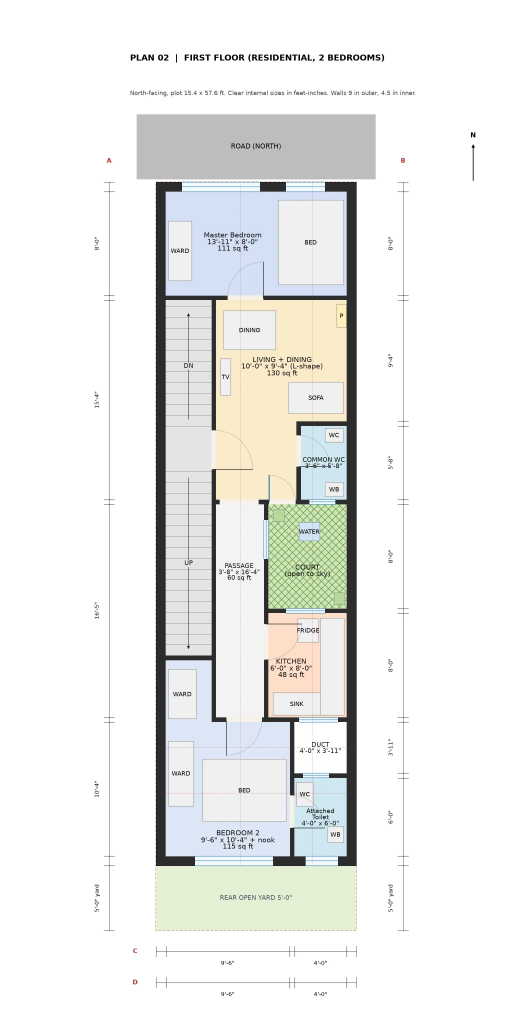
#> input picture docs/designs/plan-02-first.webp, 1536 x 3104 px (shown at 1/3 size); its folder holds 4 pictures in this run
$ python mkthumbs.py
#> lines starting #> are read from the running program, lines starting #| are printed output that depends on the picture
import glob, os
from PIL import Image
for p in sorted(glob.glob("docs/designs/plan-*-first.webp") + glob.glob("docs/designs/plan-*-ground.webp")):
    im = Image.open(p)
#> im is the input picture: PIL image 1536x3104 RGB; mean R, G, B 236.9, 237.7, 235.8
    w = 520
    im.resize((w, int(w * im.height / im.width))).save(p.replace(".webp", "-thumb.webp"), quality=72, method=6)
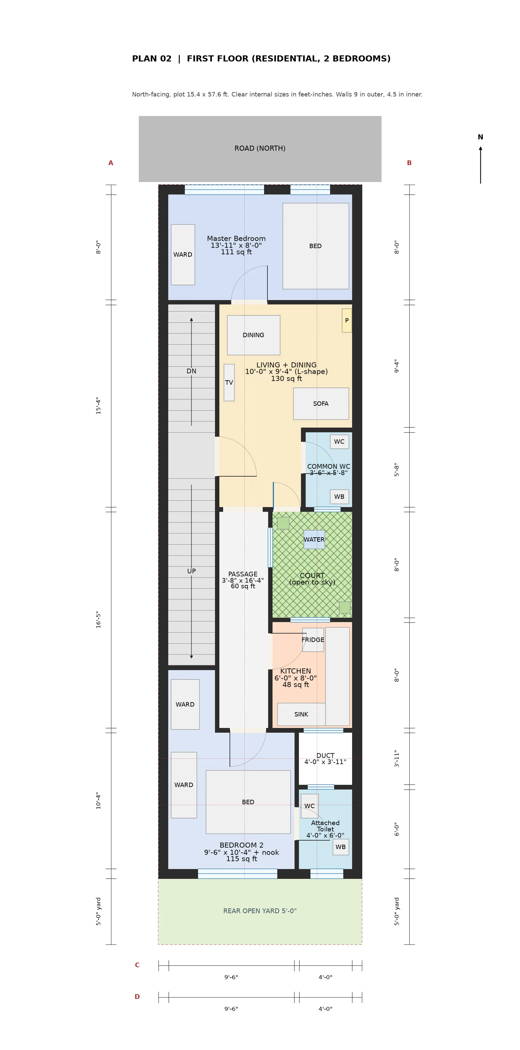
#> saved as plan-02-first-thumb.webp: PIL image 520x1050 RGB; mean R, G, B 236.8, 237.6, 235.8
#> pass 2 of the loop `for p in sorted(glob.glob("docs/designs/plan-*-first.webp") + glob.glo..`:
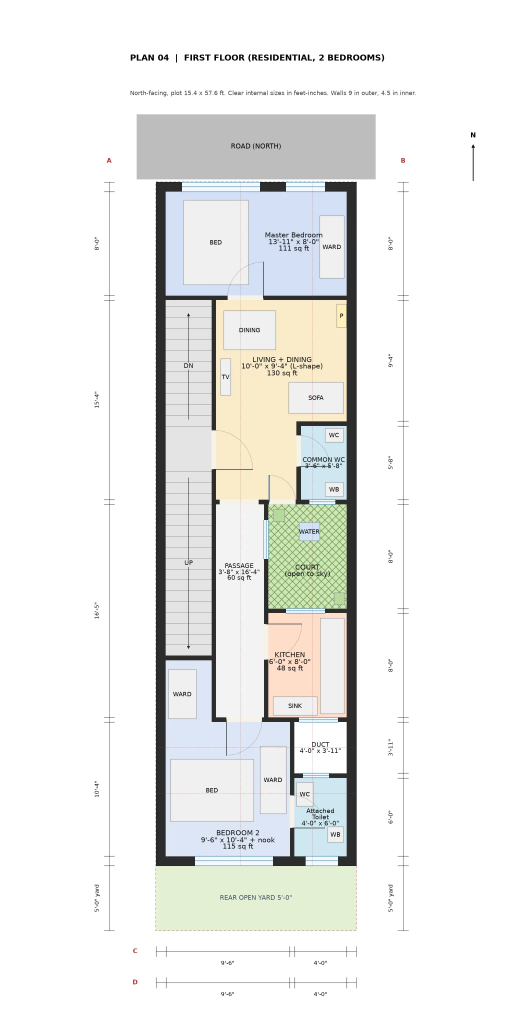
#> input picture docs/designs/plan-04-first.webp, 1536 x 3104 px (shown at 1/3 size)
#> im is the input picture: PIL image 1536x3104 RGB; mean R, G, B 237, 237.7, 235.8
#> `im.resize((w, int(w * im.height / im.width))).save(p.replace(".webp", ..`:
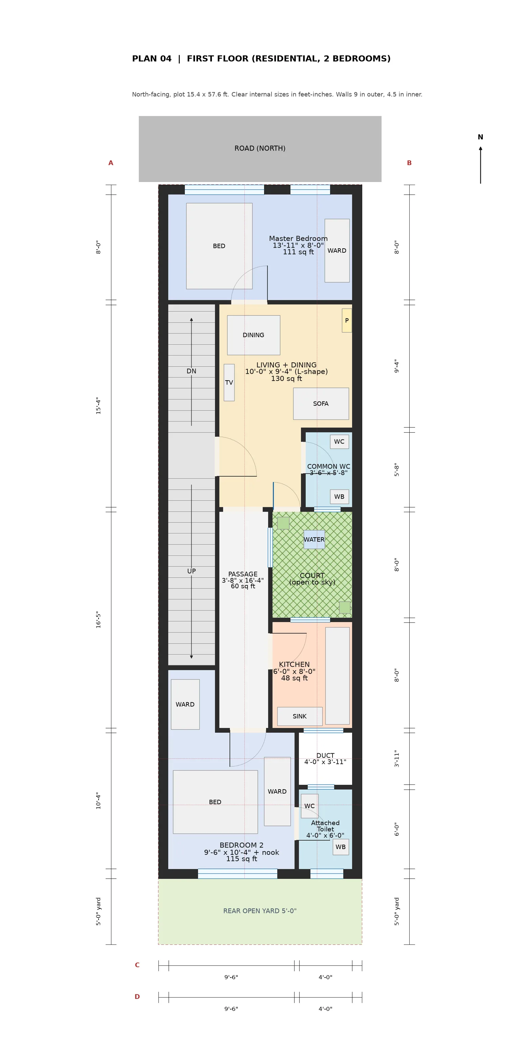
#> saved as plan-04-first-thumb.webp: PIL image 520x1050 RGB; mean R, G, B 236.9, 237.6, 235.7
#> pass 3 of the loop `for p in sorted(glob.glob("docs/designs/plan-*-first.webp") + glob.glo..`:
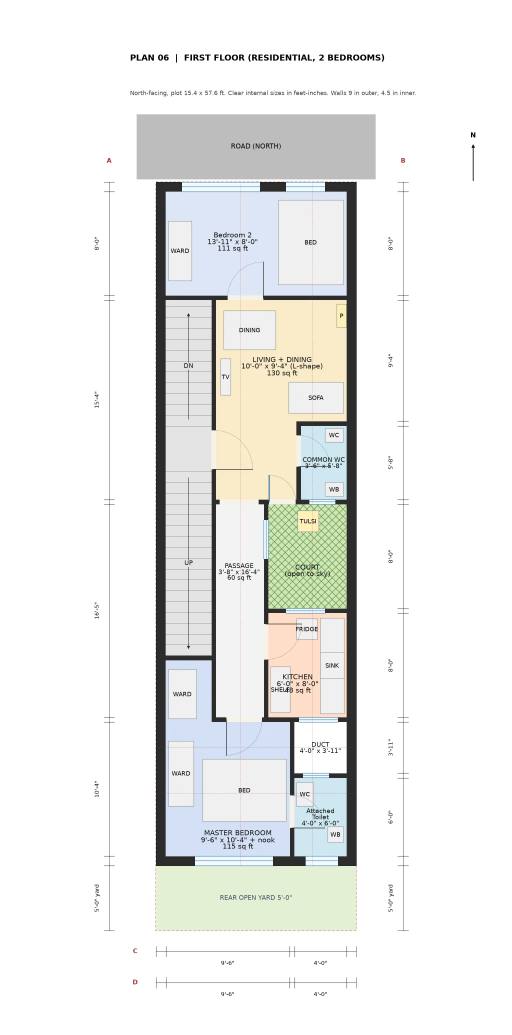
#> input picture docs/designs/plan-06-first.webp, 1536 x 3104 px (shown at 1/3 size)
#> im is the input picture: PIL image 1536x3104 RGB; mean R, G, B 236.9, 237.7, 235.8
#> `im.resize((w, int(w * im.height / im.width))).save(p.replace(".webp", ..`:
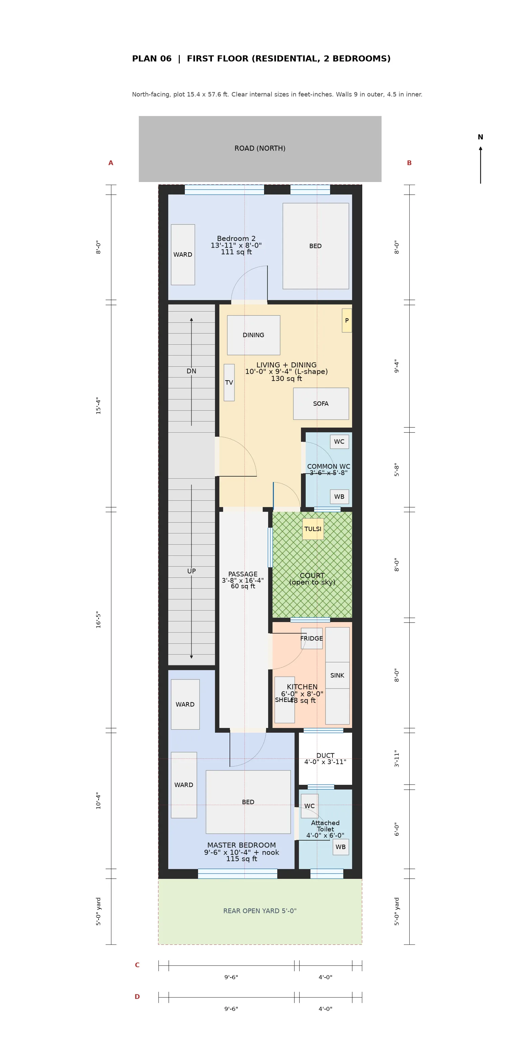
#> saved as plan-06-first-thumb.webp: PIL image 520x1050 RGB; mean R, G, B 236.9, 237.6, 235.7
#> the loop made 4 passes; the first 3 are shown
print(len(glob.glob("docs/designs/*-thumb.webp")), "thumbs;", sum(os.path.getsize(f) for f in glob.glob("docs/designs/*")) // 1024, "KB total")
